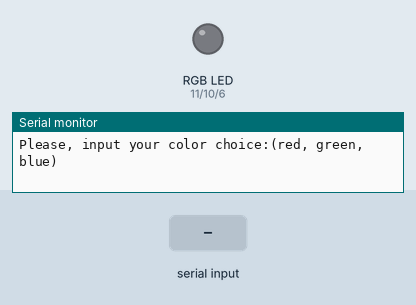
Simulated run of this sketch. Board: Arduino Uno, built with avr-gcc and run on an emulated ATmega328P. Shown: an RGB LED mixed from three pins (HIGH = lit), the last lines printed to the serial monitor. The inputs (shaded band) are chosen by the test bench.

Above: at 1.2 s.
1.3 s: "red" received over Serial
At 3.1 s:
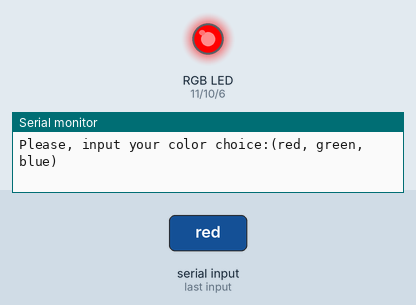
3.8 s: "green" received over Serial
At 6.0 s:
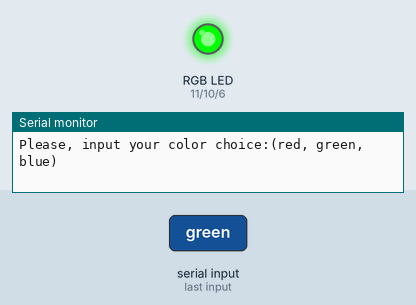
6.3 s: "blue" received over Serial
At 8.1 s:
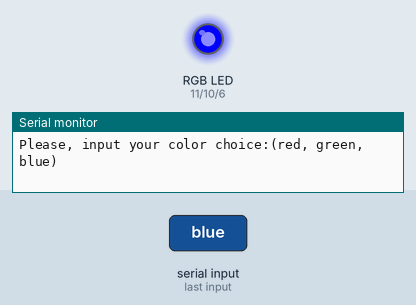
Timing chart, 0 to 9.6 s (numbered marks = the images above; inputs shaded):
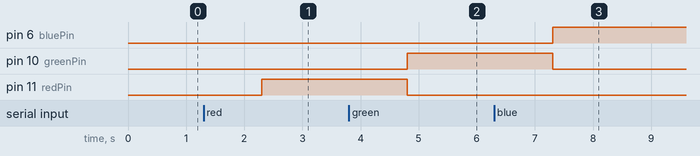

The sketch:

RGB_2.ino
```cpp
int redPin = 11;
int greenPin = 10;
int bluePin = 6;
int brightness = 255;
String colorChoice;


void setup() {
  Serial.begin(9600);
  pinMode(redPin, OUTPUT);
  pinMode(greenPin, OUTPUT);
  pinMode(bluePin, OUTPUT);
}

void loop() {
  Serial.println("Please, input your color choice:(red, green,blue) ");
  while (Serial.available() == 0) {}
  colorChoice = Serial.readString();
  if (colorChoice == "red") {
    analogWrite(redPin, brightness);
    analogWrite(greenPin, 0);
    analogWrite(bluePin, 0);
  }
  else if (colorChoice == "green") {
    analogWrite(redPin, 0);
    analogWrite(greenPin, brightness);
    analogWrite(bluePin, 0);
  }

  else if (colorChoice == "blue") {
    analogWrite(redPin, 0);
    analogWrite(greenPin, 0);
    analogWrite(bluePin, brightness);
  } else {
    Serial.println("Invalid choice: Please choose valid choice: ");
  }


}
```

Measured:
- after the input at 1.3 s, pin 11 (redPin): LOW → HIGH after 1.0 s
- after the input at 3.8 s, pin 10 (greenPin): LOW → HIGH after 1.0 s; pin 11 (redPin): HIGH → LOW after 1.0 s
- after the input at 6.3 s, pin 6 (bluePin): LOW → HIGH after 1.0 s; pin 10 (greenPin): HIGH → LOW after 1.0 s
